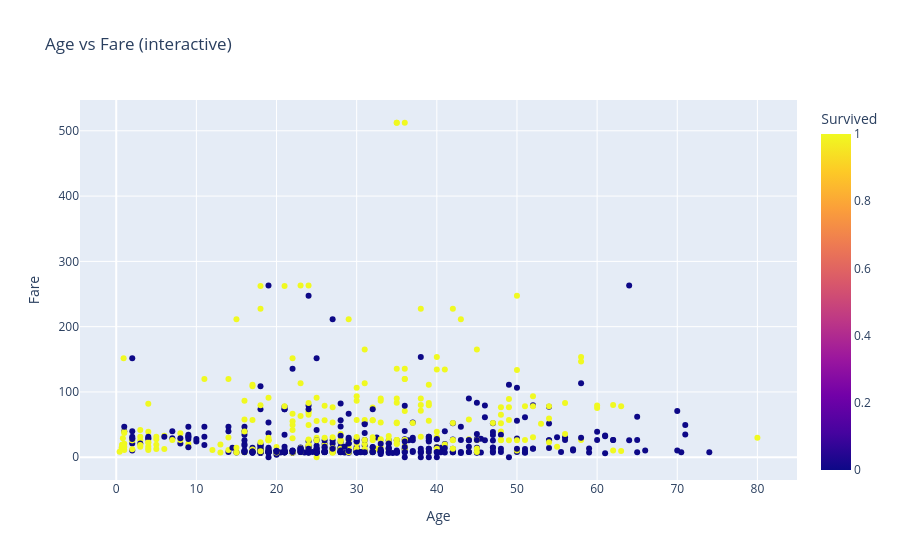

Notebook code for this chart:
### Code cell
fig = px.scatter(
    df,
    x="Age",
    y="Fare",
    color=target_col,
    hover_data=["Name", "Sex", "Pclass", "Embarked"],
    title="Age vs Fare (interactive)"
)
fig.show()

### Figure 1 — Plotly figure (JSON) as saved in the notebook; plotly's stock layout.template omitted (floating-point values rounded to 4 significant figures; data arrays with more than 128 entries replaced by an {"elided": "..."} marker saying what was removed)
{"data": [{"customdata": {"elided": "891x4 mixed values"}, "hovertemplate": "Age=%{x}<br>Fare=%{y}<br>Name=%{customdata[0]}<br>Sex=%{customdata[1]}<br>Pclass=%{customdata[2]}<br>Embarked=%{customdata[3]}<br>Survived=%{marker.color}<extra></extra>", "legendgroup": "", "marker": {"color": {"elided": "891 int values"}, "coloraxis": "coloraxis", "symbol": "circle"}, "mode": "markers", "name": "", "orientation": "v", "showlegend": false, "type": "scatter", "x": {"elided": "891 float values"}, "xaxis": "x", "y": {"elided": "891 float values"}, "yaxis": "y"}], "layout": {"coloraxis": {"colorbar": {"title": {"text": "Survived"}}, "colorscale": [[0, "#0d0887"], [0.1111, "#46039f"], [0.2222, "#7201a8"], [0.3333, "#9c179e"], [0.4444, "#bd3786"], [0.5556, "#d8576b"], [0.6667, "#ed7953"], [0.7778, "#fb9f3a"], [0.8889, "#fdca26"], [1, "#f0f921"]]}, "legend": {"tracegroupgap": 0}, "title": {"text": "Age vs Fare (interactive)"}, "xaxis": {"anchor": "y", "domain": [0, 1], "title": {"text": "Age"}}, "yaxis": {"anchor": "x", "domain": [0, 1], "title": {"text": "Fare"}}}}
